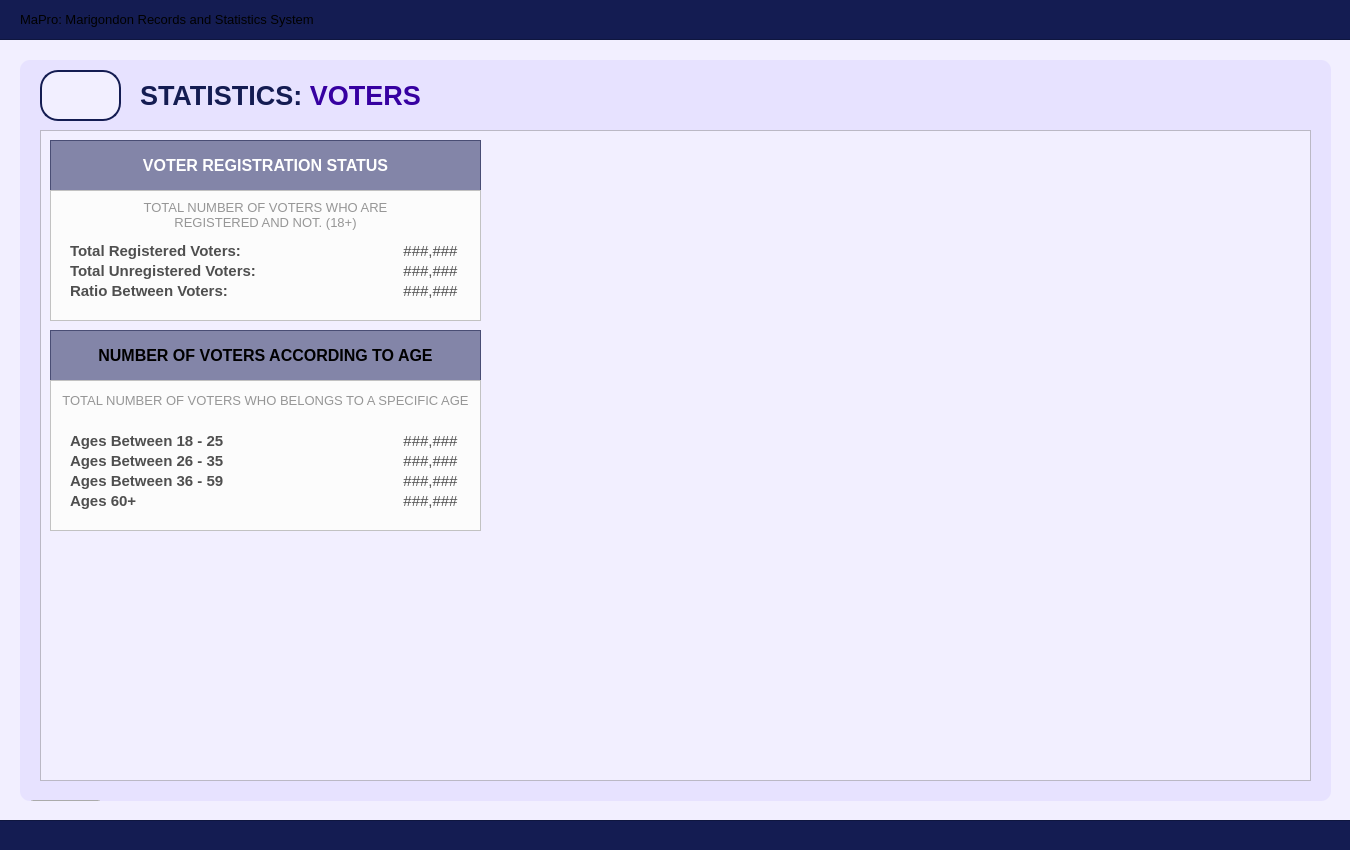
<?xml version="1.0" encoding="UTF-8"?>
<ui version="4.0">
 <class>User_dashboardWidget</class>
 <widget class="QWidget" name="User_dashboardWidget">
  <property name="geometry">
   <rect>
    <x>0</x>
    <y>0</y>
    <width>1350</width>
    <height>850</height>
   </rect>
  </property>
  <property name="sizePolicy">
   <sizepolicy hsizetype="Fixed" vsizetype="Fixed">
    <horstretch>0</horstretch>
    <verstretch>0</verstretch>
   </sizepolicy>
  </property>
  <property name="maximumSize">
   <size>
    <width>1350</width>
    <height>850</height>
   </size>
  </property>
  <property name="windowTitle">
   <string>Form</string>
  </property>
  <property name="styleSheet">
   <string notr="true">#User_dashboardWidget{
	background-color: #f2efff;
}</string>
  </property>
  <widget class="QFrame" name="border_blueLines1">
   <property name="geometry">
    <rect>
     <x>-10</x>
     <y>-1</y>
     <width>1371</width>
     <height>41</height>
    </rect>
   </property>
   <property name="styleSheet">
    <string notr="true">#border_blueLines1{
	background-color: #141c52;
}
</string>
   </property>
   <property name="frameShape">
    <enum>QFrame::Shape::StyledPanel</enum>
   </property>
   <property name="frameShadow">
    <enum>QFrame::Shadow::Raised</enum>
   </property>
   <widget class="QLabel" name="title_bodyDashboardSystemTitle">
    <property name="geometry">
     <rect>
      <x>30</x>
      <y>0</y>
      <width>1301</width>
      <height>41</height>
     </rect>
    </property>
    <property name="font">
     <font>
      <family>Arial</family>
      <pointsize>10</pointsize>
      <bold>false</bold>
     </font>
    </property>
    <property name="styleSheet">
     <string notr="true">#title_bodyDashboardSystemTitle {
	background-color: transparent;
	color: #white;
}
</string>
    </property>
    <property name="text">
     <string>MaPro: Marigondon Records and Statistics System</string>
    </property>
    <property name="alignment">
     <set>Qt::AlignmentFlag::AlignLeading|Qt::AlignmentFlag::AlignLeft|Qt::AlignmentFlag::AlignVCenter</set>
    </property>
   </widget>
  </widget>
  <widget class="QFrame" name="border_blueLines2">
   <property name="geometry">
    <rect>
     <x>-10</x>
     <y>820</y>
     <width>1381</width>
     <height>31</height>
    </rect>
   </property>
   <property name="styleSheet">
    <string notr="true">#border_blueLines2{
	background-color: #141c52;
}
</string>
   </property>
   <property name="frameShape">
    <enum>QFrame::Shape::StyledPanel</enum>
   </property>
   <property name="frameShadow">
    <enum>QFrame::Shadow::Raised</enum>
   </property>
  </widget>
  <widget class="QFrame" name="baseBodyFrame">
   <property name="geometry">
    <rect>
     <x>20</x>
     <y>60</y>
     <width>1311</width>
     <height>741</height>
    </rect>
   </property>
   <property name="styleSheet">
    <string notr="true">#baseBodyFrame {
	background-color: #e7e2ff;
	border: none;
	border-radius: 10px;
}</string>
   </property>
   <property name="frameShape">
    <enum>QFrame::Shape::StyledPanel</enum>
   </property>
   <property name="frameShadow">
    <enum>QFrame::Shadow::Raised</enum>
   </property>
   <widget class="QPushButton" name="logout_buttonLogout_3">
    <property name="geometry">
     <rect>
      <x>10</x>
      <y>740</y>
      <width>71</width>
      <height>31</height>
     </rect>
    </property>
    <property name="font">
     <font>
      <family>Arial</family>
      <pointsize>8</pointsize>
      <bold>true</bold>
     </font>
    </property>
    <property name="cursor">
     <cursorShape>PointingHandCursor</cursorShape>
    </property>
    <property name="styleSheet">
     <string notr="true">#logout_buttonLogout {
    background-color: #bc1c1c;
    color: white;
    border-radius: 5px;
    padding: 10px; /* Optional: Adjusts spacing inside the button */
}
#logout_buttonLogout:hover {
    background-color: #d82020; /* Slightly lighter blue when hovered */
}
#logout_buttonLogout:pressed {
    background-color: #8c1515; /* Darker blue when clicked */
}</string>
    </property>
    <property name="text">
     <string>LOGOUT</string>
    </property>
   </widget>
   <widget class="QLabel" name="title_bodyStatistics">
    <property name="geometry">
     <rect>
      <x>120</x>
      <y>20</y>
      <width>471</width>
      <height>31</height>
     </rect>
    </property>
    <property name="font">
     <font>
      <family>Arial</family>
      <pointsize>20</pointsize>
      <bold>true</bold>
     </font>
    </property>
    <property name="styleSheet">
     <string notr="true">#title_bodyStatistics {
	background-color: transparent;
	color: #141c52;
}
</string>
    </property>
    <property name="text">
     <string>&lt;html&gt;&lt;head/&gt;&lt;body&gt;&lt;p&gt;STATISTICS: &lt;span style=&quot; color:#3600a1;&quot;&gt;VOTERS&lt;/span&gt;&lt;/p&gt;&lt;/body&gt;&lt;/html&gt;</string>
    </property>
   </widget>
   <widget class="QFrame" name="statistics_frameBody">
    <property name="geometry">
     <rect>
      <x>20</x>
      <y>70</y>
      <width>1271</width>
      <height>651</height>
     </rect>
    </property>
    <property name="styleSheet">
     <string notr="true">#statistics_frameBody{
	background-color: #f2efff;
}</string>
    </property>
    <property name="frameShape">
     <enum>QFrame::Shape::StyledPanel</enum>
    </property>
    <property name="frameShadow">
     <enum>QFrame::Shadow::Raised</enum>
    </property>
    <widget class="QFrame" name="table_titleFrameStatistics">
     <property name="geometry">
      <rect>
       <x>10</x>
       <y>10</y>
       <width>431</width>
       <height>51</height>
      </rect>
     </property>
     <property name="styleSheet">
      <string notr="true">#table_titleFrameStatistics{
	background-color: rgba(20, 28, 82, 128)
}
</string>
     </property>
     <property name="frameShape">
      <enum>QFrame::Shape::StyledPanel</enum>
     </property>
     <property name="frameShadow">
      <enum>QFrame::Shadow::Raised</enum>
     </property>
     <widget class="QLabel" name="statistics_labelNote">
      <property name="geometry">
       <rect>
        <x>0</x>
        <y>0</y>
        <width>431</width>
        <height>51</height>
       </rect>
      </property>
      <property name="font">
       <font>
        <family>Arial</family>
        <pointsize>12</pointsize>
        <bold>true</bold>
       </font>
      </property>
      <property name="styleSheet">
       <string notr="true">#statistics_labelNote {
	background-color: transparent;
	color: #FFFFFF;
}
</string>
      </property>
      <property name="text">
       <string>VOTER REGISTRATION STATUS</string>
      </property>
      <property name="alignment">
       <set>Qt::AlignmentFlag::AlignCenter</set>
      </property>
     </widget>
    </widget>
    <widget class="QFrame" name="demo_framePopulationOverview">
     <property name="geometry">
      <rect>
       <x>10</x>
       <y>60</y>
       <width>431</width>
       <height>131</height>
      </rect>
     </property>
     <property name="styleSheet">
      <string notr="true">#demo_framePopulationOverview{
	background-color: #fcfcfc;
}</string>
     </property>
     <property name="frameShape">
      <enum>QFrame::Shape::StyledPanel</enum>
     </property>
     <property name="frameShadow">
      <enum>QFrame::Shadow::Raised</enum>
     </property>
     <widget class="QLabel" name="voter_label_unregistered">
      <property name="geometry">
       <rect>
        <x>20</x>
        <y>70</y>
        <width>201</width>
        <height>21</height>
       </rect>
      </property>
      <property name="font">
       <font>
        <family>Arial</family>
        <pointsize>11</pointsize>
        <bold>true</bold>
       </font>
      </property>
      <property name="styleSheet">
       <string notr="true">#voter_label_unregistered {
	background-color: transparent;
	color: #4f4f4f;
}
</string>
      </property>
      <property name="text">
       <string>Total Unregistered Voters:</string>
      </property>
      <property name="alignment">
       <set>Qt::AlignmentFlag::AlignLeading|Qt::AlignmentFlag::AlignLeft|Qt::AlignmentFlag::AlignVCenter</set>
      </property>
     </widget>
     <widget class="QLabel" name="voter_label_registered">
      <property name="geometry">
       <rect>
        <x>20</x>
        <y>50</y>
        <width>201</width>
        <height>21</height>
       </rect>
      </property>
      <property name="font">
       <font>
        <family>Arial</family>
        <pointsize>11</pointsize>
        <bold>true</bold>
       </font>
      </property>
      <property name="styleSheet">
       <string notr="true">#voter_label_registered {
	background-color: transparent;
	color: #4f4f4f;
}
</string>
      </property>
      <property name="text">
       <string>Total Registered Voters:</string>
      </property>
      <property name="alignment">
       <set>Qt::AlignmentFlag::AlignLeading|Qt::AlignmentFlag::AlignLeft|Qt::AlignmentFlag::AlignVCenter</set>
      </property>
     </widget>
     <widget class="QLabel" name="voter_ratio">
      <property name="geometry">
       <rect>
        <x>350</x>
        <y>90</y>
        <width>61</width>
        <height>21</height>
       </rect>
      </property>
      <property name="font">
       <font>
        <family>Arial</family>
        <pointsize>11</pointsize>
        <bold>false</bold>
       </font>
      </property>
      <property name="styleSheet">
       <string notr="true">#voter_ratio {
	background-color: transparent;
	color: #4f4f4f;
}
</string>
      </property>
      <property name="text">
       <string>###,###</string>
      </property>
      <property name="alignment">
       <set>Qt::AlignmentFlag::AlignCenter</set>
      </property>
     </widget>
     <widget class="QLabel" name="voter_unregistered">
      <property name="geometry">
       <rect>
        <x>350</x>
        <y>70</y>
        <width>61</width>
        <height>21</height>
       </rect>
      </property>
      <property name="font">
       <font>
        <family>Arial</family>
        <pointsize>11</pointsize>
        <bold>false</bold>
       </font>
      </property>
      <property name="styleSheet">
       <string notr="true">#voter_unregistered {
	background-color: transparent;
	color: #4f4f4f;
}
</string>
      </property>
      <property name="text">
       <string>###,###</string>
      </property>
      <property name="alignment">
       <set>Qt::AlignmentFlag::AlignCenter</set>
      </property>
     </widget>
     <widget class="QLabel" name="voter_registered">
      <property name="geometry">
       <rect>
        <x>350</x>
        <y>50</y>
        <width>61</width>
        <height>21</height>
       </rect>
      </property>
      <property name="font">
       <font>
        <family>Arial</family>
        <pointsize>11</pointsize>
        <bold>false</bold>
       </font>
      </property>
      <property name="styleSheet">
       <string notr="true">#voter_registered {
	background-color: transparent;
	color: #4f4f4f;
}
</string>
      </property>
      <property name="text">
       <string>###,###</string>
      </property>
      <property name="alignment">
       <set>Qt::AlignmentFlag::AlignCenter</set>
      </property>
     </widget>
     <widget class="QLabel" name="voter_label_ratio">
      <property name="geometry">
       <rect>
        <x>20</x>
        <y>90</y>
        <width>181</width>
        <height>21</height>
       </rect>
      </property>
      <property name="font">
       <font>
        <family>Arial</family>
        <pointsize>11</pointsize>
        <bold>true</bold>
       </font>
      </property>
      <property name="styleSheet">
       <string notr="true">#voter_label_ratio {
	background-color: transparent;
	color: #4f4f4f;
}
</string>
      </property>
      <property name="text">
       <string>Ratio Between Voters:</string>
      </property>
      <property name="alignment">
       <set>Qt::AlignmentFlag::AlignLeading|Qt::AlignmentFlag::AlignLeft|Qt::AlignmentFlag::AlignVCenter</set>
      </property>
     </widget>
     <widget class="QLabel" name="label_desc2">
      <property name="geometry">
       <rect>
        <x>0</x>
        <y>10</y>
        <width>431</width>
        <height>31</height>
       </rect>
      </property>
      <property name="font">
       <font>
        <family>Arial</family>
        <pointsize>10</pointsize>
       </font>
      </property>
      <property name="styleSheet">
       <string notr="true">#label_desc2{
	color: #969696;
}</string>
      </property>
      <property name="text">
       <string>&lt;html&gt;&lt;head/&gt;&lt;body&gt;&lt;p&gt;TOTAL NUMBER OF VOTERS WHO ARE &lt;br/&gt;REGISTERED AND NOT. (18+)&lt;/p&gt;&lt;/body&gt;&lt;/html&gt;</string>
      </property>
      <property name="alignment">
       <set>Qt::AlignmentFlag::AlignCenter</set>
      </property>
     </widget>
    </widget>
    <widget class="QFrame" name="table_titleFrameStatistics_2">
     <property name="geometry">
      <rect>
       <x>10</x>
       <y>200</y>
       <width>431</width>
       <height>51</height>
      </rect>
     </property>
     <property name="styleSheet">
      <string notr="true">#table_titleFrameStatistics_2{
	background-color: rgba(20, 28, 82, 128)
}
</string>
     </property>
     <property name="frameShape">
      <enum>QFrame::Shape::StyledPanel</enum>
     </property>
     <property name="frameShadow">
      <enum>QFrame::Shadow::Raised</enum>
     </property>
     <widget class="QLabel" name="statistics_labelNote_2">
      <property name="geometry">
       <rect>
        <x>0</x>
        <y>0</y>
        <width>431</width>
        <height>51</height>
       </rect>
      </property>
      <property name="font">
       <font>
        <family>Arial</family>
        <pointsize>12</pointsize>
        <bold>true</bold>
       </font>
      </property>
      <property name="styleSheet">
       <string notr="true">#statistics_labelNote {
	background-color: transparent;
	color: #FFFFFF;
}
</string>
      </property>
      <property name="text">
       <string>NUMBER OF VOTERS ACCORDING TO AGE</string>
      </property>
      <property name="alignment">
       <set>Qt::AlignmentFlag::AlignCenter</set>
      </property>
     </widget>
    </widget>
    <widget class="QFrame" name="demo_framePopulationOverview_2">
     <property name="geometry">
      <rect>
       <x>10</x>
       <y>250</y>
       <width>431</width>
       <height>151</height>
      </rect>
     </property>
     <property name="styleSheet">
      <string notr="true">#demo_framePopulationOverview_2{
	background-color: #fcfcfc;
}</string>
     </property>
     <property name="frameShape">
      <enum>QFrame::Shape::StyledPanel</enum>
     </property>
     <property name="frameShadow">
      <enum>QFrame::Shadow::Raised</enum>
     </property>
     <widget class="QLabel" name="voter_60P">
      <property name="geometry">
       <rect>
        <x>350</x>
        <y>110</y>
        <width>61</width>
        <height>21</height>
       </rect>
      </property>
      <property name="font">
       <font>
        <family>Arial</family>
        <pointsize>11</pointsize>
        <bold>false</bold>
       </font>
      </property>
      <property name="styleSheet">
       <string notr="true">#voter_60P {
	background-color: transparent;
	color: #4f4f4f;
}
</string>
      </property>
      <property name="text">
       <string>###,###</string>
      </property>
      <property name="alignment">
       <set>Qt::AlignmentFlag::AlignCenter</set>
      </property>
     </widget>
     <widget class="QLabel" name="voter_26_35">
      <property name="geometry">
       <rect>
        <x>350</x>
        <y>70</y>
        <width>61</width>
        <height>21</height>
       </rect>
      </property>
      <property name="font">
       <font>
        <family>Arial</family>
        <pointsize>11</pointsize>
        <bold>false</bold>
       </font>
      </property>
      <property name="styleSheet">
       <string notr="true">#voter_26_35 {
	background-color: transparent;
	color: #4f4f4f;
}
</string>
      </property>
      <property name="text">
       <string>###,###</string>
      </property>
      <property name="alignment">
       <set>Qt::AlignmentFlag::AlignCenter</set>
      </property>
     </widget>
     <widget class="QLabel" name="voter_36_59">
      <property name="geometry">
       <rect>
        <x>350</x>
        <y>90</y>
        <width>61</width>
        <height>21</height>
       </rect>
      </property>
      <property name="font">
       <font>
        <family>Arial</family>
        <pointsize>11</pointsize>
        <bold>false</bold>
       </font>
      </property>
      <property name="styleSheet">
       <string notr="true">#voter_36_59 {
	background-color: transparent;
	color: #4f4f4f;
}
</string>
      </property>
      <property name="text">
       <string>###,###</string>
      </property>
      <property name="alignment">
       <set>Qt::AlignmentFlag::AlignCenter</set>
      </property>
     </widget>
     <widget class="QLabel" name="voter_label_26_35">
      <property name="geometry">
       <rect>
        <x>20</x>
        <y>70</y>
        <width>201</width>
        <height>21</height>
       </rect>
      </property>
      <property name="font">
       <font>
        <family>Arial</family>
        <pointsize>11</pointsize>
        <bold>true</bold>
       </font>
      </property>
      <property name="styleSheet">
       <string notr="true">#voter_label_26_35 {
	background-color: transparent;
	color: #4f4f4f;
}
</string>
      </property>
      <property name="text">
       <string>Ages Between 26 - 35</string>
      </property>
      <property name="alignment">
       <set>Qt::AlignmentFlag::AlignLeading|Qt::AlignmentFlag::AlignLeft|Qt::AlignmentFlag::AlignVCenter</set>
      </property>
     </widget>
     <widget class="QLabel" name="voter_label_36_59">
      <property name="geometry">
       <rect>
        <x>20</x>
        <y>90</y>
        <width>201</width>
        <height>21</height>
       </rect>
      </property>
      <property name="font">
       <font>
        <family>Arial</family>
        <pointsize>11</pointsize>
        <bold>true</bold>
       </font>
      </property>
      <property name="styleSheet">
       <string notr="true">#voter_label_36_59 {
	background-color: transparent;
	color: #4f4f4f;
}
</string>
      </property>
      <property name="text">
       <string>Ages Between 36 - 59</string>
      </property>
      <property name="alignment">
       <set>Qt::AlignmentFlag::AlignLeading|Qt::AlignmentFlag::AlignLeft|Qt::AlignmentFlag::AlignVCenter</set>
      </property>
     </widget>
     <widget class="QLabel" name="voter_label_60">
      <property name="geometry">
       <rect>
        <x>20</x>
        <y>110</y>
        <width>141</width>
        <height>21</height>
       </rect>
      </property>
      <property name="font">
       <font>
        <family>Arial</family>
        <pointsize>11</pointsize>
        <bold>true</bold>
       </font>
      </property>
      <property name="styleSheet">
       <string notr="true">#voter_label_60 {
	background-color: transparent;
	color: #4f4f4f;
}
</string>
      </property>
      <property name="text">
       <string>Ages 60+</string>
      </property>
      <property name="alignment">
       <set>Qt::AlignmentFlag::AlignLeading|Qt::AlignmentFlag::AlignLeft|Qt::AlignmentFlag::AlignVCenter</set>
      </property>
     </widget>
     <widget class="QLabel" name="voter_18_25">
      <property name="geometry">
       <rect>
        <x>350</x>
        <y>50</y>
        <width>61</width>
        <height>21</height>
       </rect>
      </property>
      <property name="font">
       <font>
        <family>Arial</family>
        <pointsize>11</pointsize>
        <bold>false</bold>
       </font>
      </property>
      <property name="styleSheet">
       <string notr="true">#voter_18_25 {
	background-color: transparent;
	color: #4f4f4f;
}
</string>
      </property>
      <property name="text">
       <string>###,###</string>
      </property>
      <property name="alignment">
       <set>Qt::AlignmentFlag::AlignCenter</set>
      </property>
     </widget>
     <widget class="QLabel" name="voter_label_18_25">
      <property name="geometry">
       <rect>
        <x>20</x>
        <y>50</y>
        <width>201</width>
        <height>21</height>
       </rect>
      </property>
      <property name="font">
       <font>
        <family>Arial</family>
        <pointsize>11</pointsize>
        <bold>true</bold>
       </font>
      </property>
      <property name="styleSheet">
       <string notr="true">#voter_label_18_25 {
	background-color: transparent;
	color: #4f4f4f;
}
</string>
      </property>
      <property name="text">
       <string>Ages Between 18 - 25</string>
      </property>
      <property name="alignment">
       <set>Qt::AlignmentFlag::AlignLeading|Qt::AlignmentFlag::AlignLeft|Qt::AlignmentFlag::AlignVCenter</set>
      </property>
     </widget>
     <widget class="QLabel" name="label_desc2_2">
      <property name="geometry">
       <rect>
        <x>0</x>
        <y>10</y>
        <width>431</width>
        <height>20</height>
       </rect>
      </property>
      <property name="font">
       <font>
        <family>Arial</family>
        <pointsize>10</pointsize>
       </font>
      </property>
      <property name="styleSheet">
       <string notr="true">#label_desc2_2{
	color: #969696;
}</string>
      </property>
      <property name="text">
       <string>TOTAL NUMBER OF VOTERS WHO BELONGS TO A SPECIFIC AGE</string>
      </property>
      <property name="alignment">
       <set>Qt::AlignmentFlag::AlignCenter</set>
      </property>
     </widget>
    </widget>
   </widget>
   <widget class="QToolButton" name="btn_returnToStatisticsPage">
    <property name="geometry">
     <rect>
      <x>20</x>
      <y>10</y>
      <width>81</width>
      <height>51</height>
     </rect>
    </property>
    <property name="styleSheet">
     <string notr="true">#btn_returnToStatisticsPage {
    background-color: #f2efff;
    color: #141c52;
	border: 2px solid #141c52; 
	border-radius: 18px;
	text-align: left;
    padding: 10px; /* Optional: Adjusts spacing inside the button */
}
#btn_returnToStatisticsPage:hover {
    background-color: #fdfdff; /* Slightly lighter blue when hovered */
}
#btn_returnToStatisticsPage:pressed {
    background-color: #e7e5f4; /* Darker blue when clicked */
}

</string>
    </property>
    <property name="text">
     <string/>
    </property>
    <property name="icon">
     <iconset>
      <normaloff>../../../Assets/FuncIcons/img_return.png</normaloff>../../../Assets/FuncIcons/img_return.png</iconset>
    </property>
    <property name="iconSize">
     <size>
      <width>25</width>
      <height>25</height>
     </size>
    </property>
   </widget>
  </widget>
 </widget>
 <resources/>
 <connections/>
</ui>
